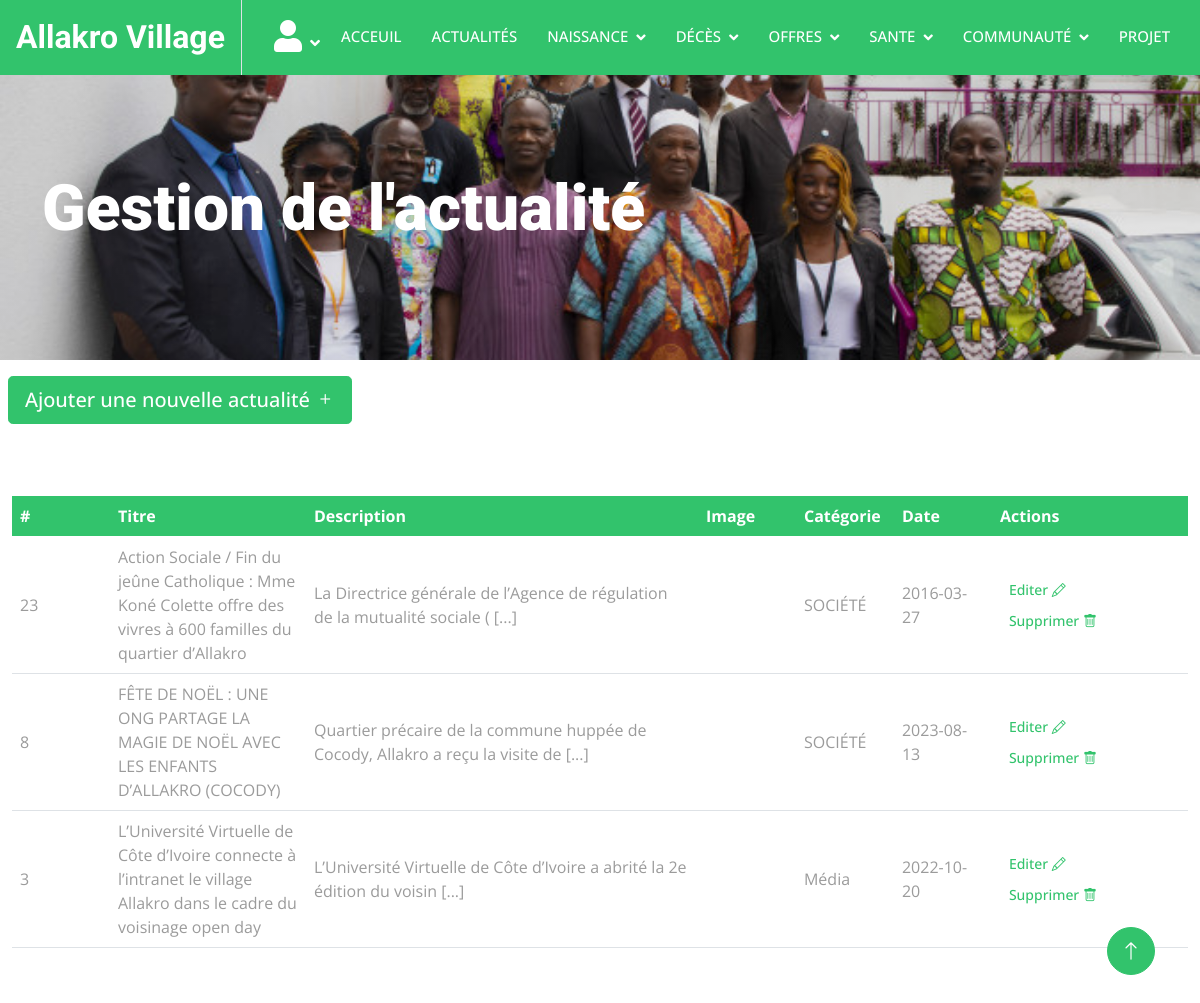
The page /Admin/index.php?action=actualite/actualite (signed in) on the database its author committed.
### tables this page shows
CREATE TABLE `actualite` (
  `id_actu` int(11) NOT NULL,
  `lib_actu` varchar(150) DEFAULT NULL,
  `desc_actu` text DEFAULT NULL,
  `photo_actu` text DEFAULT NULL,
  `date_actu` date DEFAULT NULL,
  `cat_actu` varchar(155) DEFAULT NULL
);

### Admin/src/controllers/actualite/actualite.php (called while the page is built, shortened)
<?php
require_once('./src/models/actualite.php');
class Actualite
{
    public function execute()
    {
        $actualiteRepository = new ActualiteRepository;
        $actualiteRepository->connection = new DatabaseConnection;
        $actualites = $actualiteRepository->getActualites();
        require('./templates/actualite/actualites.php');
    }
}

### Admin/src/lib/bdConnection.php (called while the page is built, shortened)
<?php
class databaseConnection
{
    public ?\PDO $connection = null;
    public function getConnection(): \PDO
    {
        if($this->connection === null){
            $this->connection = new \PDO("mysql:host=localhost; dbname=gestion_acteurs; charset=utf8", "root", "");
        }
        return $this->connection;
    }
}
?>

### Admin/src/models/actualite.php (called while the page is built, shortened)
<?php
class ActualiteRepository
{
    public DatabaseConnection $connection;
    public function getActualites(): array
    {
        $statement = $this->connection->getConnection()->prepare('SELECT * FROM actualite ORDER BY id_actu DESC');
        $statement->execute();
        $actualites = [];
        while (($row = $statement->fetch())) {
            $actualite = new Actualite();
            $actualite->idActu = $row['id_actu'];
            $actualite->titreActu = $row['lib_actu'];
            $actualite->descActu = $row['desc_actu'];
            $actualite->photoActu = $row['photo_actu'];
            $actualite->dateActu = $row['date_actu'];
            $actualite->categorieActu = $row['cat_actu'];
            $actualites[] = $actualite;
        }
        return $actualites;
    }
}

### Admin/templates/actualite/actualites.php (shortened to what this page needs)
<div class="container-fluid page-header py-5 mb-3">
    <div class="container py-5">
        <h1 class="display-3 text-white mb-3 animated slideInDown">Gestion de l'actualité</h1>
    </div>
</div>
<button type="button" class="btn btn-primary btn-lg ms-lg-2 ms-2 animated slideInLeft" data-bs-toggle="modal"
    data-bs-target="#createArticle">
    Ajouter une nouvelle actualité <i class="bi bi-plus"></i>
</button>
<div class="container-fluid py-5">
    <div class="row">
        <div class="col-md-12 col-lg-12 offset-lg- py-4">
            <table class="table align-middle mb-0 bg-white">
                <thead class="bg-primary text-white animated slideInUp">
                    <tr>
                        <th class="col-1">#</th>
                        <th class="col-2">Titre</th>
                        <th class="col-4">Description</th>
                        <th class="col-1">Image</th>
                        <th class="col-1">Catégorie</th>
                        <th class="col-1">Date</th>
                        <th class="col-2">Actions</th>
                    </tr>
                </thead>
                <tbody class="">
                    <?php foreach ($actualites as $actualite): ?>
                        <tr class="text-start">
                            <td>
                                <?= $actualite->idActu; ?>
                            </td>
                            <td>
                                <?= $actualite->titreActu; ?>
                            </td>
                            <td>
                                <?= substr($actualite->descActu, 0, 80) ?> [...]
                            </td>
                            <td><img class="w-50" src="<?= $actualite->photoActu; ?>" alt=""></td>
                            <td>
                                <?= $actualite->categorieActu; ?>
                            </td>
                            <td>
                                <?= $actualite->dateActu; ?>
                            </td>
                            <td>
                                <button type="button" class="btn btn-link btn-sm btn-rounded">
                                    <a href="#edit<?= $actualite->idActu ?>" data-bs-toggle="modal">Editer <i
                                            class="bi bi-pencil"></i></a>
                                </button>
                                <button type="button" class="btn btn-link btn-sm btn-rounded">
                                    <a
                                    href="#delete<?= $actualite->idActu ?>"  data-bs-toggle="modal">Supprimer <i class="bi bi-trash"></i></a>
                                </button>
                            </td>
                        </tr>
                    <?php endforeach; ?>
                </tbody>
            </table>
        </div>
    </div>
</div>
<?php require('templates/layout.php') ?>

### Admin/assets/css/style.css (style rules this page uses)
:root { --primary: #32C36C; --light: #F6F7F8; --dark: #1A2A36; }
.btn { font-weight: 500; transition: .5s; }
.btn.btn-primary, .btn.btn-outline-primary:hover { color: #FFFFFF; }
.page-header { background: linear-gradient(rgba(0, 0, 0, .1), rgba(0, 0, 0, .1)), url(../img/carousel-1.jpg) center center no-repeat; background-size: cover; }

### rows shown on the page
actualite: id_actu "23", lib_actu "Action Sociale / Fin du jeûne Catholique : Mme Koné Colette offre des vivres à 600 familles du quartier d’Allakro", desc_actu "La Directrice générale de l’Agence de régulation de la mutualité sociale (", cat_actu "SOCIÉTÉ", date_actu "2016-03-27"
actualite: id_actu "8", lib_actu "FÊTE DE NOËL : UNE ONG PARTAGE LA MAGIE DE NOËL AVEC LES ENFANTS D’ALLAKRO (COCODY)", desc_actu "Quartier précaire de la commune huppée de Cocody, Allakro a reçu la visite de", cat_actu "SOCIÉTÉ", date_actu "2023-08-13"
actualite: id_actu "3", lib_actu "L’Université Virtuelle de Côte d’Ivoire connecte à l’intranet le village Allakro dans le cadre du voisinage open day", desc_actu "L’Université Virtuelle de Côte d’Ivoire a abrité la 2e édition du voisin", cat_actu "Média", date_actu "2022-10-20"
